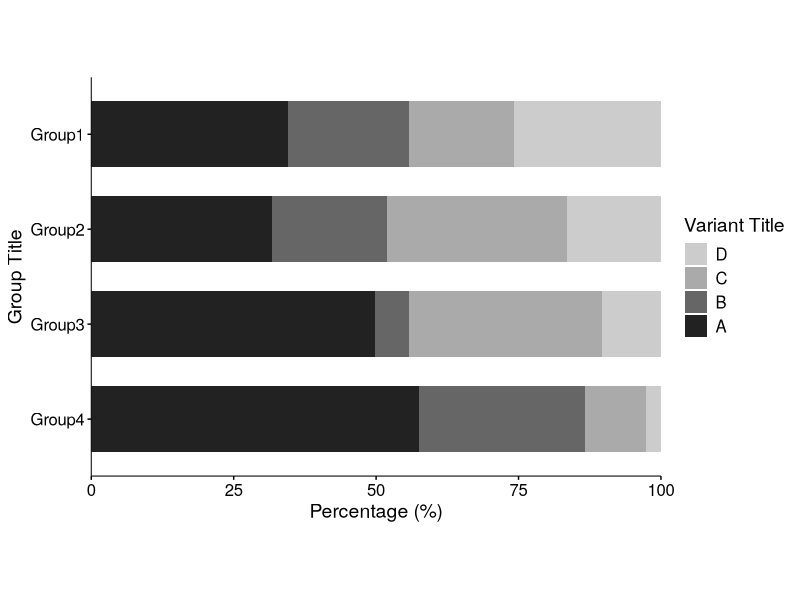

This figure's R source:
# 必要なライブラリの読み込み
library(tidyverse)
library(scales)

# データの読み込み
data <- read_csv(file = "data_yokobou.csv")

# データをlong形式に変換
data_long <- gather(data, key = "Variant", value = "Value", -Group)
data_long$Variant <- factor(data_long$Variant, levels = c("D", "C", "B", "A"))
data_long$Group <- factor(data_long$Group, levels = c("Group4", "Group3", "Group2", "Group1"))

# パーセンテージ表示の関数
percentage_no_sign <- function(x) {
  return(sprintf("%d", x * 100))
}

# 基本のggplotオブジェクトの作成
yokobou <- ggplot(data_long, aes(x = Group, y = Value, fill = Variant))

# グラフの描画
yokobou +
  # 棒グラフの描画
  geom_bar(stat = "identity", position = "fill", width = 0.7) +
  # 軸ラベルと凡例の設定
  labs(x = "Group Title", y = "Percentage (%)", fill = "Variant Title") +
  # 色のカスタマイズ
  scale_fill_manual(values = c("A" = "#222222", "B" = "#666666", "C" = "#aaaaaa", "D" = "#cccccc")) +
  # Y軸のスケール設定
  scale_y_continuous(labels = percentage_no_sign, expand = c(0, 0)) +
  # クラシックテーマとフォント設定
  theme_classic(base_family = "Helvetica Neue") +
  # 横向き表示
  coord_flip() +
  # テーマの詳細設定
  theme(
    legend.position = "right", 
    legend.title = element_text(size = 14), 
    legend.text = element_text(size = 12),
    panel.grid = element_blank(),
    panel.border = element_blank(),
    axis.text = element_text(size = 12, colour = "black"), 
    axis.title = element_text(size = 14, colour = "black"),
    axis.ticks = element_line(colour = "black"),
    axis.line = element_line(colour = "black", size = 0.35),
    aspect.ratio = 0.7
  )